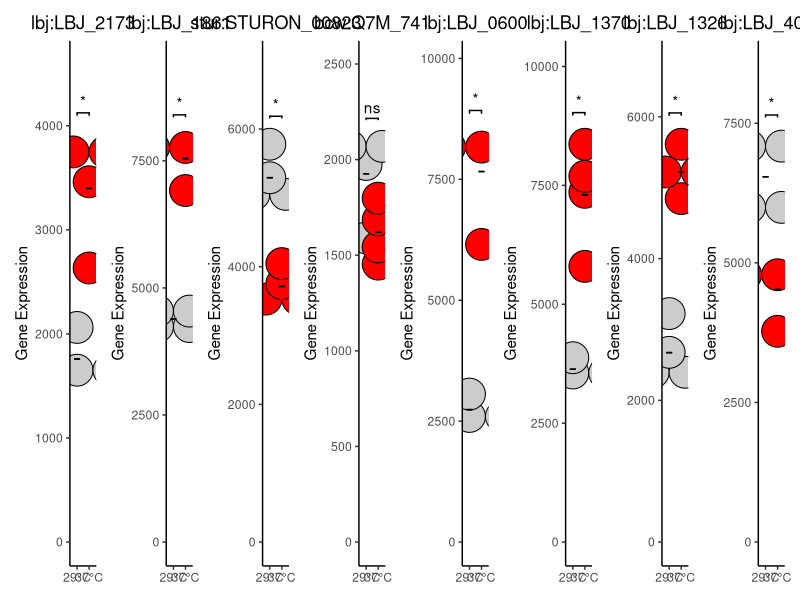
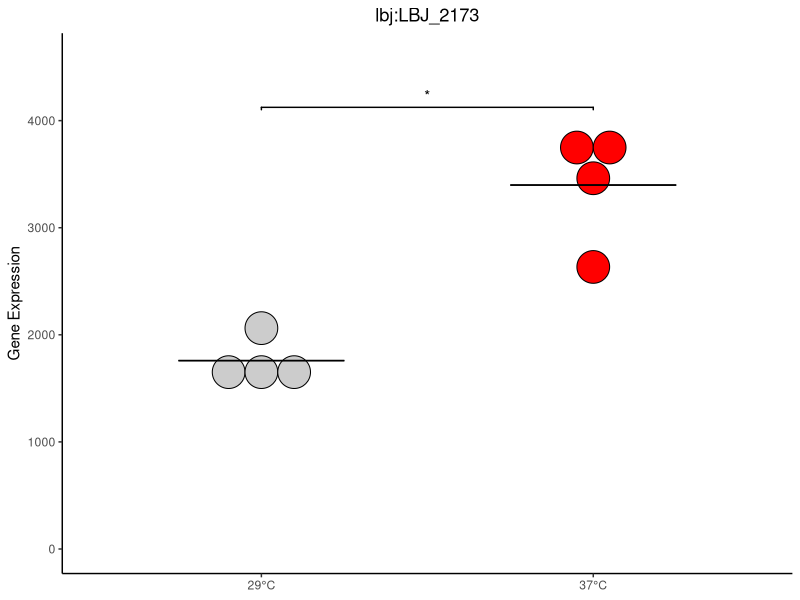
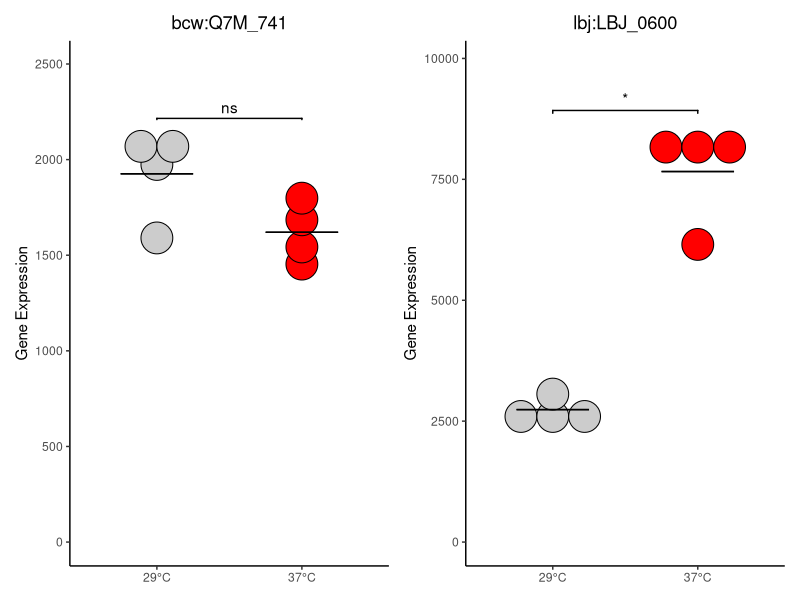
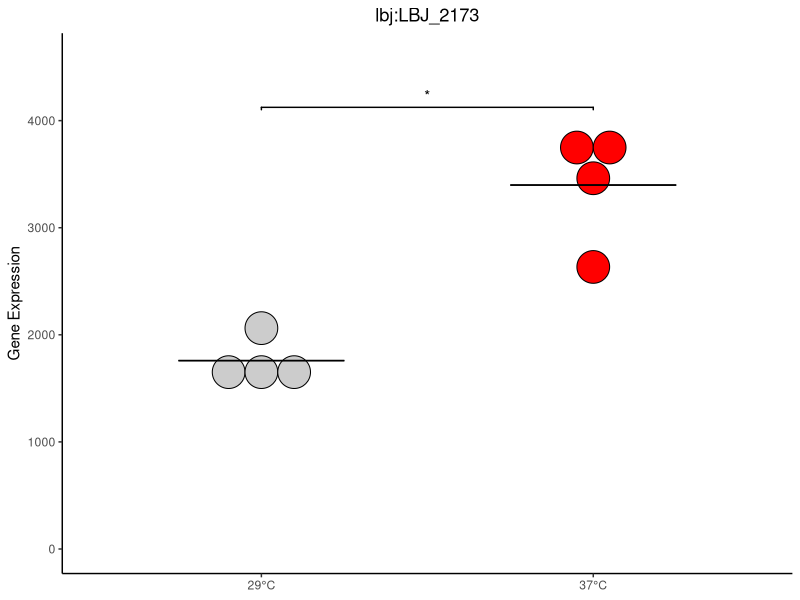
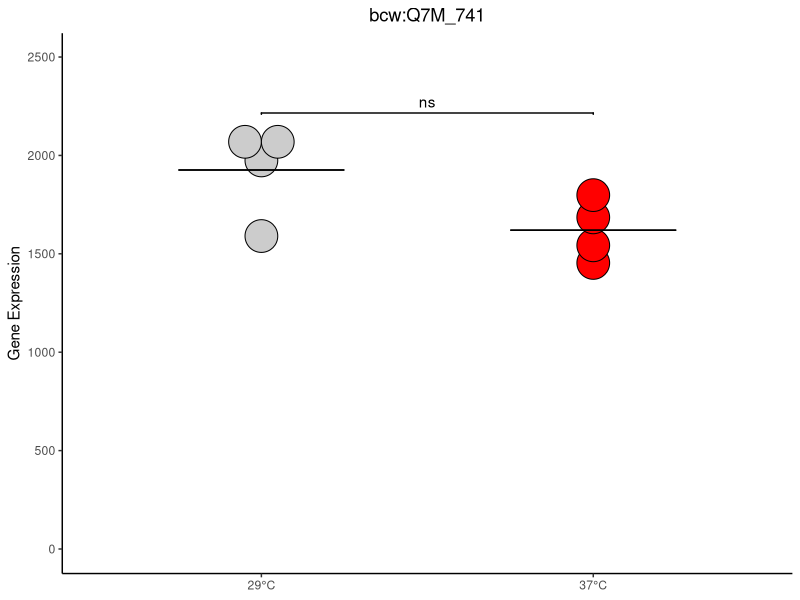
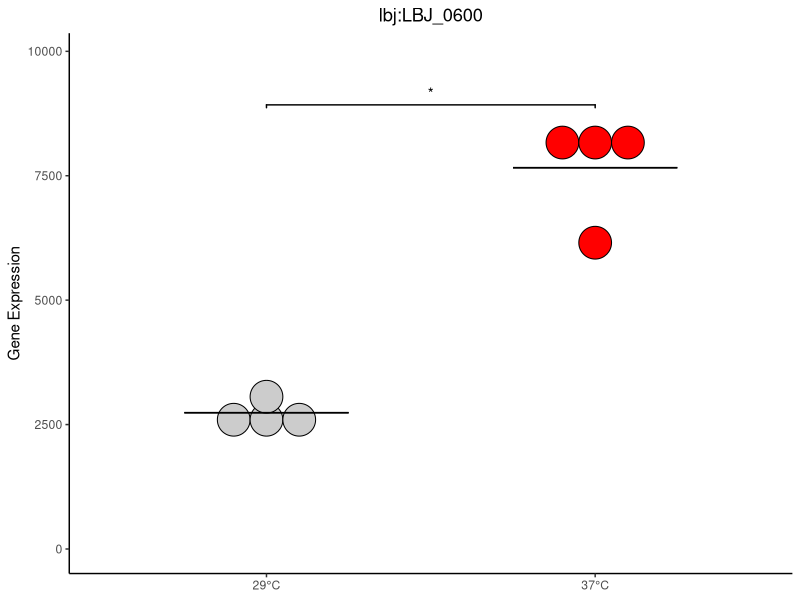

These charts were generated, in order, by the following R code:
library(tidyverse)
library(ggsignif)
library(patchwork)


# GPRに基づく発現量変化
tr37 <- read_delim("data/processed/RIPTiDe/jb197_37_20240227_130922/transcriptome.tsv", delim = '\t', col_names = NA)
tr29 <- read_delim("data/processed/RIPTiDe/jb197_29_20240227_130901/transcriptome.tsv", delim = '\t', col_names = NA)

tr <- tr37 %>% left_join(tr29, by = "X1")
head(tr)
colnames(tr) <- c("ID", "37A", "37B", "37C", "37D", "29A", "29B", "29BC", "29D")


plot_gene_expression <- function(tr, target_id, title = target_id) {
  # 対象IDでフィルタ
  gene_data <- tr %>% filter(ID == target_id)
  
  if (nrow(gene_data) == 0) {
    stop("指定したIDが見つかりません")
  }
  
  # データをロング形式に変換して、グループ列を追加
  df_long <- gene_data %>%
    pivot_longer(cols = -ID, names_to = "Sample", values_to = "Expression") %>%
    mutate(Group = ifelse(str_detect(Sample, "^37"), "37°C", "29°C"))
  df_long$Sample <- factor(df_long$Sample, levels = c("29°C", "37°C"))
  
  # 各グループのデータ
  group_29 <- df_long %>% filter(Group == "29°C") %>% pull(Expression)
  group_37 <- df_long %>% filter(Group == "37°C") %>% pull(Expression)
  
  # Shapiro-Wilk 正規性検定
  sw_29 <- shapiro.test(group_29)
  sw_37 <- shapiro.test(group_37)
  
  # # 両方とも正規分布なら t検定、そうでなければWilcoxon検定
  # if (sw_29$p.value > 0.05 && sw_37$p.value > 0.05) {
  #   test_used <- "t.test"
  #   test_result <- t.test(Expression ~ Group, data = df_long)
  # } else {
  #   test_used <- "wilcox.test"
  #   test_result <- wilcox.test(Expression ~ Group, data = df_long)
  # }
  
  test_used <- "wilcox.test"
  test_result <- wilcox.test(Expression ~ Group, data = df_long)
  
  # 検定結果のp値をもとにアノテーションを決定
  p_value <- test_result$p.value
  annotation <- ifelse(p_value < 0.001, "***",
                       ifelse(p_value < 0.01, "**",
                              ifelse(p_value < 0.05, "*", "ns")))
  
  # グループごとの平均値を計算
  means <- df_long %>%
    group_by(Group) %>%
    summarise(Mean = mean(Expression), .groups = "drop")
  
  # Y軸の上限値
  y_max <- max(df_long$Expression) * 1.2
  
  # ドットプロットを作成（binaxis = "y"により縦ドット）
  ggplot(df_long, aes(x = Group, y = Expression, fill = Group)) +
    geom_dotplot(binaxis = "y", stackdir = "center", dotsize = 2) +
    geom_errorbar(data = means, aes(x = Group, ymin = Mean, ymax = Mean), 
                  width = 0.5, color = "black", inherit.aes = FALSE) +
    theme_classic() +
    ylim(c(0, y_max)) +
    scale_fill_manual(values = c("grey80", "red")) +
    geom_signif(comparisons = list(c("29°C", "37°C")),
                annotations = annotation,
                y_position = max(df_long$Expression) * 1.05,
                tip_length = 0.01) +
    labs(title = paste(title),
         subtitle = NULL, #paste(test_used),
         x = NULL, y = "Gene Expression") +
    theme(legend.position = "none",
          plot.title = element_text(hjust = 0.5))
}


plt <-
  
  # Glucose
  plot_gene_expression(tr, "lbj:LBJ_2173") +
  
  # G6P
  plot_gene_expression(tr, "lbj:LBJ_1861") +
  plot_gene_expression(tr, "stur:STURON_00823") +
  plot_gene_expression(tr, "bcw:Q7M_741") +
  plot_gene_expression(tr, "lbj:LBJ_0600") +
  
  # F6P
  plot_gene_expression(tr, "lbj:LBJ_1370") +
  plot_gene_expression(tr, "lbj:LBJ_1326") +
  plot_gene_expression(tr, "lbj:LBJ_4094") +
  plot_layout(nrow = 1)

plt

# You can save this as PDF
# ggsave("JB197_glycolysis_transcripts_250422.pdf", plt, height = 3, width = 16)


plot_g <- plot_gene_expression(tr, "lbj:LBJ_2173")
plot_g
ggsave("results/figures/Fig2/JB197_glucose_transcripts.pdf", plot_g, height = 2, width = 2)

plot_g6p1 <- plot_gene_expression(tr, "bcw:Q7M_741")
plot_g6p2 <- plot_gene_expression(tr, "lbj:LBJ_0600")
plot_g6p1 + plot_g6p2

ggsave("results/figures/Fig2/JB197_g6p1_transcripts_250422.pdf", plot_g6p1, height = 2, width = 2)
ggsave("results/figures/Fig2/JB197_g6p2_transcripts_250422.pdf", plot_g6p2, height = 2, width = 2)
